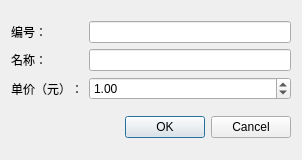
<?xml version="1.0" encoding="UTF-8"?>
<ui version="4.0">
 <class>PsmDlgPhysioItem</class>
 <widget class="QDialog" name="PsmDlgPhysioItem">
  <property name="geometry">
   <rect>
    <x>0</x>
    <y>0</y>
    <width>302</width>
    <height>160</height>
   </rect>
  </property>
  <property name="windowTitle">
   <string>理疗项目详细信息</string>
  </property>
  <layout class="QVBoxLayout" name="verticalLayout" stretch="1,0">
   <item>
    <layout class="QGridLayout" name="gridLayout" columnstretch="0,1" columnminimumwidth="0,1">
     <item row="0" column="0">
      <widget class="QLabel" name="label">
       <property name="text">
        <string>编号：</string>
       </property>
      </widget>
     </item>
     <item row="1" column="1">
      <widget class="QLineEdit" name="lePhysioName"/>
     </item>
     <item row="1" column="0">
      <widget class="QLabel" name="label_2">
       <property name="text">
        <string>名称：</string>
       </property>
      </widget>
     </item>
     <item row="0" column="1">
      <widget class="QLineEdit" name="lePhysioId"/>
     </item>
     <item row="2" column="0">
      <widget class="QLabel" name="label_3">
       <property name="text">
        <string>单价（元）：</string>
       </property>
      </widget>
     </item>
     <item row="2" column="1">
      <widget class="QDoubleSpinBox" name="dsbPhysioPrice">
       <property name="maximum">
        <double>999.990000000000009</double>
       </property>
       <property name="value">
        <double>1.000000000000000</double>
       </property>
      </widget>
     </item>
    </layout>
   </item>
   <item>
    <widget class="QDialogButtonBox" name="buttonBox">
     <property name="orientation">
      <enum>Qt::Horizontal</enum>
     </property>
     <property name="standardButtons">
      <set>QDialogButtonBox::Cancel|QDialogButtonBox::Ok</set>
     </property>
    </widget>
   </item>
  </layout>
 </widget>
 <resources/>
 <connections>
  <connection>
   <sender>buttonBox</sender>
   <signal>accepted()</signal>
   <receiver>PsmDlgPhysioItem</receiver>
   <slot>accept()</slot>
   <hints>
    <hint type="sourcelabel">
     <x>248</x>
     <y>254</y>
    </hint>
    <hint type="destinationlabel">
     <x>157</x>
     <y>274</y>
    </hint>
   </hints>
  </connection>
  <connection>
   <sender>buttonBox</sender>
   <signal>rejected()</signal>
   <receiver>PsmDlgPhysioItem</receiver>
   <slot>reject()</slot>
   <hints>
    <hint type="sourcelabel">
     <x>316</x>
     <y>260</y>
    </hint>
    <hint type="destinationlabel">
     <x>286</x>
     <y>274</y>
    </hint>
   </hints>
  </connection>
 </connections>
</ui>
